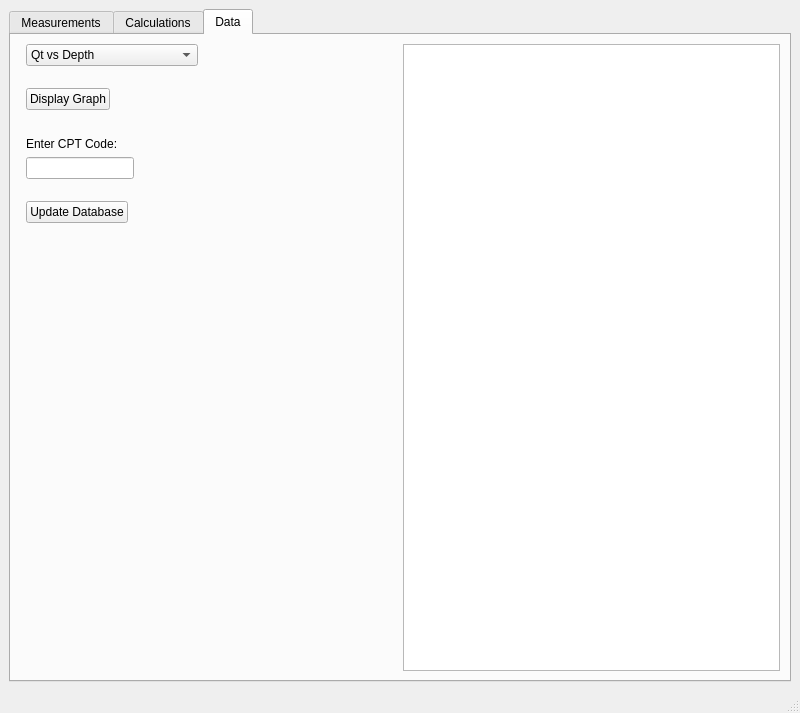
<?xml version="1.0" encoding="UTF-8"?>
<ui version="4.0">
 <class>MainWindow</class>
 <widget class="QMainWindow" name="MainWindow">
  <property name="geometry">
   <rect>
    <x>0</x>
    <y>0</y>
    <width>800</width>
    <height>706</height>
   </rect>
  </property>
  <property name="windowTitle">
   <string>MainWindow</string>
  </property>
  <widget class="QWidget" name="centralwidget">
   <layout class="QHBoxLayout" name="horizontalLayout">
    <item>
     <widget class="QTabWidget" name="tabWidget">
      <property name="currentIndex">
       <number>2</number>
      </property>
      <widget class="QWidget" name="tab1">
       <attribute name="title">
        <string>Measurements</string>
       </attribute>
       <layout class="QGridLayout" name="gridLayout_4">
        <item row="2" column="4">
         <layout class="QGridLayout" name="gridLayout_2">
          <item row="3" column="1">
           <widget class="QTableWidget" name="tableWidget_4">
            <property name="sizePolicy">
             <sizepolicy hsizetype="Fixed" vsizetype="Expanding">
              <horstretch>0</horstretch>
              <verstretch>0</verstretch>
             </sizepolicy>
            </property>
           </widget>
          </item>
          <item row="2" column="0">
           <widget class="QLabel" name="label_3">
            <property name="text">
             <string>Depth [m]</string>
            </property>
            <property name="alignment">
             <set>Qt::AlignCenter</set>
            </property>
           </widget>
          </item>
          <item row="2" column="1">
           <widget class="QLabel" name="label_4">
            <property name="text">
             <string>Qt [kPa]</string>
            </property>
            <property name="alignment">
             <set>Qt::AlignCenter</set>
            </property>
           </widget>
          </item>
          <item row="5" column="0">
           <widget class="QTableWidget" name="tableWidget_3">
            <property name="sizePolicy">
             <sizepolicy hsizetype="Fixed" vsizetype="Expanding">
              <horstretch>0</horstretch>
              <verstretch>0</verstretch>
             </sizepolicy>
            </property>
           </widget>
          </item>
          <item row="5" column="1">
           <widget class="QTableWidget" name="tableWidget_5">
            <property name="sizePolicy">
             <sizepolicy hsizetype="Fixed" vsizetype="Expanding">
              <horstretch>0</horstretch>
              <verstretch>0</verstretch>
             </sizepolicy>
            </property>
           </widget>
          </item>
          <item row="4" column="1">
           <widget class="QLabel" name="label_6">
            <property name="text">
             <string>Ic</string>
            </property>
            <property name="alignment">
             <set>Qt::AlignCenter</set>
            </property>
           </widget>
          </item>
          <item row="3" column="0">
           <widget class="QTableWidget" name="tableWidget_2">
            <property name="sizePolicy">
             <sizepolicy hsizetype="Fixed" vsizetype="Expanding">
              <horstretch>0</horstretch>
              <verstretch>0</verstretch>
             </sizepolicy>
            </property>
           </widget>
          </item>
          <item row="4" column="0">
           <widget class="QLabel" name="label_5">
            <property name="text">
             <string>Su</string>
            </property>
            <property name="alignment">
             <set>Qt::AlignCenter</set>
            </property>
           </widget>
          </item>
         </layout>
        </item>
        <item row="2" column="2" colspan="2">
         <spacer name="horizontalSpacer">
          <property name="orientation">
           <enum>Qt::Horizontal</enum>
          </property>
          <property name="sizeType">
           <enum>QSizePolicy::Fixed</enum>
          </property>
          <property name="sizeHint" stdset="0">
           <size>
            <width>25</width>
            <height>0</height>
           </size>
          </property>
         </spacer>
        </item>
        <item row="2" column="1">
         <layout class="QGridLayout" name="gridLayout" columnstretch="1,0,0">
          <property name="horizontalSpacing">
           <number>0</number>
          </property>
          <property name="verticalSpacing">
           <number>25</number>
          </property>
          <item row="3" column="0">
           <widget class="QLabel" name="label">
            <property name="sizePolicy">
             <sizepolicy hsizetype="Fixed" vsizetype="Fixed">
              <horstretch>0</horstretch>
              <verstretch>0</verstretch>
             </sizepolicy>
            </property>
            <property name="text">
             <string>File Path:</string>
            </property>
           </widget>
          </item>
          <item row="4" column="0" colspan="3">
           <widget class="QTableWidget" name="tableWidget"/>
          </item>
          <item row="3" column="2">
           <widget class="QLabel" name="label_2">
            <property name="text">
             <string>File Name: </string>
            </property>
           </widget>
          </item>
         </layout>
        </item>
        <item row="0" column="1">
         <widget class="QPushButton" name="pushButton">
          <property name="sizePolicy">
           <sizepolicy hsizetype="Minimum" vsizetype="Fixed">
            <horstretch>0</horstretch>
            <verstretch>0</verstretch>
           </sizepolicy>
          </property>
          <property name="text">
           <string>Select File</string>
          </property>
         </widget>
        </item>
        <item row="0" column="4">
         <widget class="QPushButton" name="pushButton_2">
          <property name="text">
           <string>Select Measurements</string>
          </property>
         </widget>
        </item>
        <item row="0" column="2">
         <spacer name="horizontalSpacer_2">
          <property name="orientation">
           <enum>Qt::Horizontal</enum>
          </property>
          <property name="sizeType">
           <enum>QSizePolicy::Fixed</enum>
          </property>
          <property name="sizeHint" stdset="0">
           <size>
            <width>25</width>
            <height>0</height>
           </size>
          </property>
         </spacer>
        </item>
       </layout>
      </widget>
      <widget class="QWidget" name="tab_2">
       <attribute name="title">
        <string>Calculations</string>
       </attribute>
       <layout class="QGridLayout" name="gridLayout_3">
        <item row="2" column="2" rowspan="4" colspan="5">
         <widget class="QTableWidget" name="tableWidget_6"/>
        </item>
        <item row="1" column="4">
         <spacer name="verticalSpacer">
          <property name="orientation">
           <enum>Qt::Vertical</enum>
          </property>
          <property name="sizeType">
           <enum>QSizePolicy::Fixed</enum>
          </property>
          <property name="sizeHint" stdset="0">
           <size>
            <width>20</width>
            <height>35</height>
           </size>
          </property>
         </spacer>
        </item>
        <item row="0" column="0" rowspan="6">
         <layout class="QFormLayout" name="formLayout">
          <property name="verticalSpacing">
           <number>25</number>
          </property>
          <item row="0" column="0">
           <widget class="QComboBox" name="comboBox">
            <property name="sizePolicy">
             <sizepolicy hsizetype="Fixed" vsizetype="Fixed">
              <horstretch>0</horstretch>
              <verstretch>0</verstretch>
             </sizepolicy>
            </property>
           </widget>
          </item>
          <item row="1" column="0">
           <widget class="QRadioButton" name="radioButton">
            <property name="sizePolicy">
             <sizepolicy hsizetype="Fixed" vsizetype="Fixed">
              <horstretch>0</horstretch>
              <verstretch>0</verstretch>
             </sizepolicy>
            </property>
            <property name="text">
             <string>Compression</string>
            </property>
           </widget>
          </item>
          <item row="2" column="0">
           <widget class="QRadioButton" name="radioButton_2">
            <property name="sizePolicy">
             <sizepolicy hsizetype="Minimum" vsizetype="Minimum">
              <horstretch>0</horstretch>
              <verstretch>0</verstretch>
             </sizepolicy>
            </property>
            <property name="text">
             <string>Tension</string>
            </property>
           </widget>
          </item>
          <item row="3" column="0">
           <spacer name="verticalSpacer_2">
            <property name="orientation">
             <enum>Qt::Vertical</enum>
            </property>
            <property name="sizeType">
             <enum>QSizePolicy::Fixed</enum>
            </property>
            <property name="sizeHint" stdset="0">
             <size>
              <width>20</width>
              <height>65</height>
             </size>
            </property>
           </spacer>
          </item>
          <item row="4" column="0">
           <widget class="QLabel" name="label_7">
            <property name="text">
             <string>Outer Pile Diameters:</string>
            </property>
           </widget>
          </item>
          <item row="4" column="1">
           <widget class="QLineEdit" name="lineEdit">
            <property name="sizePolicy">
             <sizepolicy hsizetype="Fixed" vsizetype="Fixed">
              <horstretch>0</horstretch>
              <verstretch>0</verstretch>
             </sizepolicy>
            </property>
           </widget>
          </item>
          <item row="5" column="0">
           <widget class="QLabel" name="label_8">
            <property name="text">
             <string>Minimum Pile Length [m]:</string>
            </property>
           </widget>
          </item>
          <item row="5" column="1">
           <widget class="QLineEdit" name="lineEdit_2">
            <property name="sizePolicy">
             <sizepolicy hsizetype="Fixed" vsizetype="Fixed">
              <horstretch>0</horstretch>
              <verstretch>0</verstretch>
             </sizepolicy>
            </property>
           </widget>
          </item>
          <item row="6" column="0">
           <widget class="QLabel" name="label_9">
            <property name="text">
             <string>Intervals [m]:</string>
            </property>
           </widget>
          </item>
          <item row="6" column="1">
           <widget class="QLineEdit" name="lineEdit_3">
            <property name="sizePolicy">
             <sizepolicy hsizetype="Fixed" vsizetype="Fixed">
              <horstretch>0</horstretch>
              <verstretch>0</verstretch>
             </sizepolicy>
            </property>
           </widget>
          </item>
          <item row="7" column="0">
           <widget class="QLabel" name="label_10">
            <property name="text">
             <string>Number of Intervals: </string>
            </property>
           </widget>
          </item>
          <item row="7" column="1">
           <widget class="QLineEdit" name="lineEdit_4">
            <property name="sizePolicy">
             <sizepolicy hsizetype="Fixed" vsizetype="Fixed">
              <horstretch>0</horstretch>
              <verstretch>0</verstretch>
             </sizepolicy>
            </property>
           </widget>
          </item>
          <item row="8" column="0">
           <widget class="QLabel" name="label_11">
            <property name="text">
             <string>Pile Thickness [m]: </string>
            </property>
           </widget>
          </item>
          <item row="8" column="1">
           <widget class="QLineEdit" name="lineEdit_5">
            <property name="sizePolicy">
             <sizepolicy hsizetype="Fixed" vsizetype="Fixed">
              <horstretch>0</horstretch>
              <verstretch>0</verstretch>
             </sizepolicy>
            </property>
           </widget>
          </item>
          <item row="9" column="0">
           <widget class="QLabel" name="label_12">
            <property name="text">
             <string>δcv Value (degrees): </string>
            </property>
           </widget>
          </item>
          <item row="9" column="1">
           <widget class="QLineEdit" name="lineEdit_6">
            <property name="sizePolicy">
             <sizepolicy hsizetype="Fixed" vsizetype="Fixed">
              <horstretch>0</horstretch>
              <verstretch>0</verstretch>
             </sizepolicy>
            </property>
           </widget>
          </item>
          <item row="10" column="0">
           <widget class="QLabel" name="label_13">
            <property name="text">
             <string>GWT [m]:</string>
            </property>
           </widget>
          </item>
          <item row="10" column="1">
           <widget class="QLineEdit" name="lineEdit_7">
            <property name="sizePolicy">
             <sizepolicy hsizetype="Fixed" vsizetype="Fixed">
              <horstretch>0</horstretch>
              <verstretch>0</verstretch>
             </sizepolicy>
            </property>
           </widget>
          </item>
          <item row="11" column="0">
           <widget class="QLabel" name="label_14">
            <property name="text">
             <string>g: </string>
            </property>
           </widget>
          </item>
          <item row="11" column="1">
           <widget class="QLineEdit" name="lineEdit_8">
            <property name="sizePolicy">
             <sizepolicy hsizetype="Fixed" vsizetype="Fixed">
              <horstretch>0</horstretch>
              <verstretch>0</verstretch>
             </sizepolicy>
            </property>
           </widget>
          </item>
          <item row="12" column="0">
           <widget class="QPushButton" name="pushButton_3">
            <property name="sizePolicy">
             <sizepolicy hsizetype="Fixed" vsizetype="Fixed">
              <horstretch>0</horstretch>
              <verstretch>0</verstretch>
             </sizepolicy>
            </property>
            <property name="text">
             <string>Update Parameters</string>
            </property>
           </widget>
          </item>
         </layout>
        </item>
        <item row="0" column="4">
         <layout class="QGridLayout" name="gridLayout_5">
          <item row="0" column="2">
           <widget class="QPushButton" name="pushButton_4">
            <property name="sizePolicy">
             <sizepolicy hsizetype="Minimum" vsizetype="Minimum">
              <horstretch>0</horstretch>
              <verstretch>0</verstretch>
             </sizepolicy>
            </property>
            <property name="text">
             <string>Calculate Shaft Resistance</string>
            </property>
           </widget>
          </item>
          <item row="1" column="1">
           <spacer name="horizontalSpacer_4">
            <property name="orientation">
             <enum>Qt::Horizontal</enum>
            </property>
            <property name="sizeType">
             <enum>QSizePolicy::Fixed</enum>
            </property>
            <property name="sizeHint" stdset="0">
             <size>
              <width>40</width>
              <height>20</height>
             </size>
            </property>
           </spacer>
          </item>
          <item row="0" column="0" rowspan="3">
           <widget class="QTableWidget" name="tableWidget_7">
            <property name="sizePolicy">
             <sizepolicy hsizetype="Expanding" vsizetype="Fixed">
              <horstretch>0</horstretch>
              <verstretch>0</verstretch>
             </sizepolicy>
            </property>
            <property name="maximumSize">
             <size>
              <width>1000</width>
              <height>1000</height>
             </size>
            </property>
           </widget>
          </item>
          <item row="2" column="2">
           <widget class="QPushButton" name="pushButton_6">
            <property name="sizePolicy">
             <sizepolicy hsizetype="Minimum" vsizetype="Minimum">
              <horstretch>0</horstretch>
              <verstretch>0</verstretch>
             </sizepolicy>
            </property>
            <property name="text">
             <string>Calculate Total Resistance</string>
            </property>
           </widget>
          </item>
          <item row="1" column="2">
           <widget class="QPushButton" name="pushButton_5">
            <property name="sizePolicy">
             <sizepolicy hsizetype="Minimum" vsizetype="Minimum">
              <horstretch>0</horstretch>
              <verstretch>0</verstretch>
             </sizepolicy>
            </property>
            <property name="text">
             <string>Calculate Base Resistance</string>
            </property>
           </widget>
          </item>
         </layout>
        </item>
        <item row="3" column="1">
         <spacer name="horizontalSpacer_3">
          <property name="orientation">
           <enum>Qt::Horizontal</enum>
          </property>
          <property name="sizeType">
           <enum>QSizePolicy::Fixed</enum>
          </property>
          <property name="sizeHint" stdset="0">
           <size>
            <width>40</width>
            <height>20</height>
           </size>
          </property>
         </spacer>
        </item>
       </layout>
      </widget>
      <widget class="QWidget" name="tab">
       <attribute name="title">
        <string>Data</string>
       </attribute>
       <layout class="QHBoxLayout" name="horizontalLayout_2">
        <item>
         <layout class="QFormLayout" name="formLayout_2">
          <item row="0" column="1">
           <widget class="QComboBox" name="comboBox_2">
            <property name="sizePolicy">
             <sizepolicy hsizetype="Fixed" vsizetype="Fixed">
              <horstretch>0</horstretch>
              <verstretch>0</verstretch>
             </sizepolicy>
            </property>
            <item>
             <property name="text">
              <string>Qt vs Depth</string>
             </property>
            </item>
            <item>
             <property name="text">
              <string>Su vs Depth</string>
             </property>
            </item>
            <item>
             <property name="text">
              <string>Base Resistance vs Depth</string>
             </property>
            </item>
            <item>
             <property name="text">
              <string>Shaft Resistance vs Depth</string>
             </property>
            </item>
            <item>
             <property name="text">
              <string>Total Resistance vs Depth</string>
             </property>
            </item>
           </widget>
          </item>
          <item row="2" column="1">
           <widget class="QPushButton" name="pushButton_7">
            <property name="sizePolicy">
             <sizepolicy hsizetype="Fixed" vsizetype="Fixed">
              <horstretch>0</horstretch>
              <verstretch>0</verstretch>
             </sizepolicy>
            </property>
            <property name="text">
             <string>Display Graph</string>
            </property>
           </widget>
          </item>
          <item row="3" column="1">
           <spacer name="verticalSpacer_4">
            <property name="orientation">
             <enum>Qt::Vertical</enum>
            </property>
            <property name="sizeType">
             <enum>QSizePolicy::Fixed</enum>
            </property>
            <property name="sizeHint" stdset="0">
             <size>
              <width>20</width>
              <height>15</height>
             </size>
            </property>
           </spacer>
          </item>
          <item row="4" column="1">
           <widget class="QLabel" name="label_15">
            <property name="sizePolicy">
             <sizepolicy hsizetype="Fixed" vsizetype="Fixed">
              <horstretch>0</horstretch>
              <verstretch>0</verstretch>
             </sizepolicy>
            </property>
            <property name="text">
             <string>Enter CPT Code:</string>
            </property>
           </widget>
          </item>
          <item row="5" column="1">
           <widget class="QLineEdit" name="lineEdit_9">
            <property name="sizePolicy">
             <sizepolicy hsizetype="Fixed" vsizetype="Fixed">
              <horstretch>0</horstretch>
              <verstretch>0</verstretch>
             </sizepolicy>
            </property>
           </widget>
          </item>
          <item row="6" column="1">
           <spacer name="verticalSpacer_5">
            <property name="orientation">
             <enum>Qt::Vertical</enum>
            </property>
            <property name="sizeType">
             <enum>QSizePolicy::Fixed</enum>
            </property>
            <property name="sizeHint" stdset="0">
             <size>
              <width>20</width>
              <height>10</height>
             </size>
            </property>
           </spacer>
          </item>
          <item row="7" column="1">
           <widget class="QPushButton" name="pushButton_8">
            <property name="sizePolicy">
             <sizepolicy hsizetype="Fixed" vsizetype="Fixed">
              <horstretch>0</horstretch>
              <verstretch>0</verstretch>
             </sizepolicy>
            </property>
            <property name="text">
             <string>Update Database</string>
            </property>
           </widget>
          </item>
          <item row="1" column="1">
           <spacer name="verticalSpacer_3">
            <property name="orientation">
             <enum>Qt::Vertical</enum>
            </property>
            <property name="sizeType">
             <enum>QSizePolicy::Fixed</enum>
            </property>
            <property name="sizeHint" stdset="0">
             <size>
              <width>20</width>
              <height>10</height>
             </size>
            </property>
           </spacer>
          </item>
         </layout>
        </item>
        <item>
         <widget class="PlotWidget" name="graphicsView">
          <property name="sizePolicy">
           <sizepolicy hsizetype="Maximum" vsizetype="Expanding">
            <horstretch>0</horstretch>
            <verstretch>0</verstretch>
           </sizepolicy>
          </property>
          <property name="maximumSize">
           <size>
            <width>1200</width>
            <height>16777215</height>
           </size>
          </property>
         </widget>
        </item>
       </layout>
      </widget>
     </widget>
    </item>
   </layout>
  </widget>
  <widget class="QMenuBar" name="menubar">
   <property name="geometry">
    <rect>
     <x>0</x>
     <y>0</y>
     <width>800</width>
     <height>21</height>
    </rect>
   </property>
  </widget>
  <widget class="QStatusBar" name="statusbar"/>
 </widget>
 <customwidgets>
  <customwidget>
   <class>PlotWidget</class>
   <extends>QGraphicsView</extends>
   <header>pyqtgraph</header>
  </customwidget>
 </customwidgets>
 <resources/>
 <connections/>
</ui>
